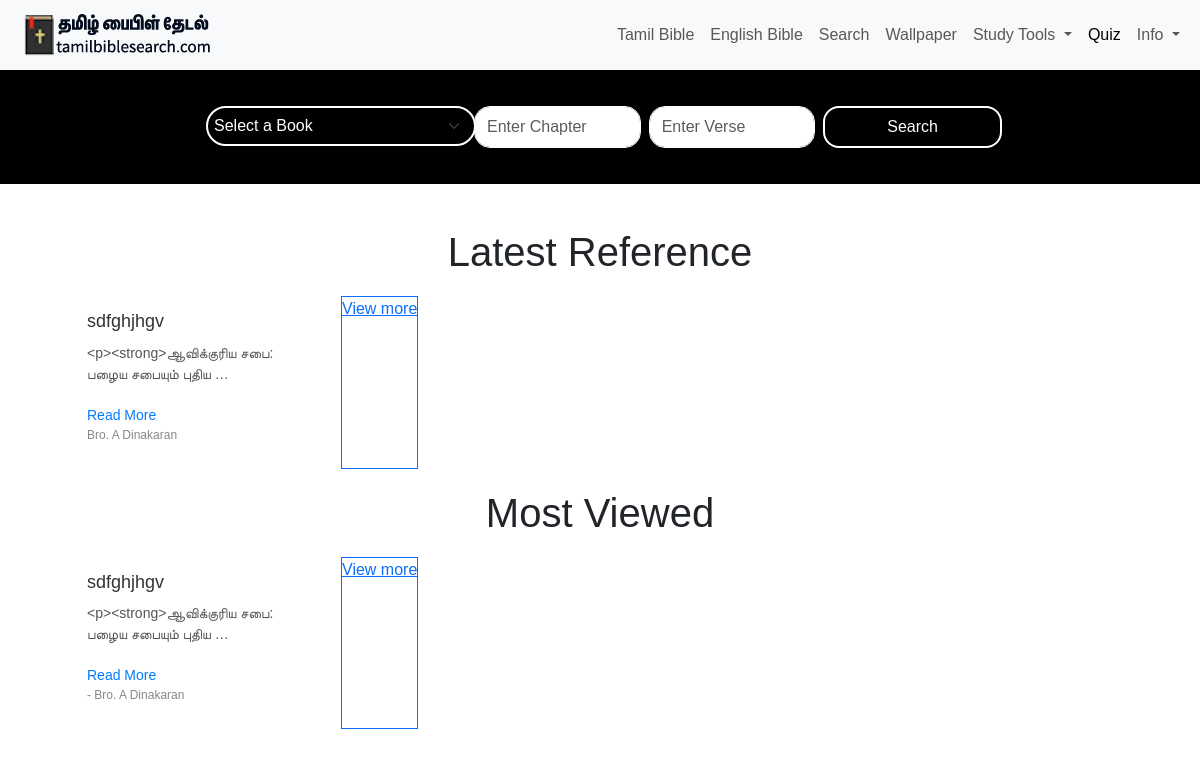
The page /bible-reference-tamil on the database its author committed.
### myapp/models.py (models this page shows, shortened)
class Bible_reference(models.Model):
    title = models.CharField(max_length=100)
    message = RichTextField(null=True)
    booknametamil=models.ForeignKey('BookNameTamil', on_delete=models.CASCADE)
    chapter = models.CharField(max_length=100)
    author = models.ForeignKey('Author', on_delete=models.CASCADE, related_name='references')
    url = models.CharField(max_length=100)
    view_count = models.IntegerField(default=0)  # Field to track view count

class Author(models.Model):
    add_author = models.CharField(max_length=100)

### myapp/views.py (the view)
# urls.py: path('bible-reference-tamil',views.bible_reference_tamil, name='bible-reference-tamil'),
def bible_reference_tamil(request):
    books = BibleDb.objects.values('tamilname').distinct()
    latest_referenes = Bible_reference.objects.all().order_by('-id')[:8]
    most_viewed_references = Bible_reference.objects.all().order_by('-view_count')[:8]
    context = {
        'books': books,
        'title': 'Tamil Bible Study',
        'latest_referenes': latest_referenes,  # Pass the latest 8 records to the template
        'most_viewed_references': most_viewed_references,  # Pass the most viewed records to the template
    }
    return render(request, 'bible_reference_tamil.html', context )

### myapp/templates/bible_reference_tamil.html (shortened to what this page needs)
{% extends 'base.html' %}
{% load static %}
{% block content %}
<!DOCTYPE html>
<html lang="en">
<head>
</head>
<body>
    <h1 style="text-align:center">Latest Reference</h1>
    <div class="container">
        <div class="grid">
            {% for reference in latest_referenes %}
            <div class="card">
                <h3>{{ reference.title }}</h3>
                <p> {{ reference.message|truncatewords:5 }} </p>
                <a href="{% url 'reference_detail' reference.url %}">Read More</a>
                <p class="author">{{ reference.author.add_author }}</p>
            </div>
            {% endfor %}
            <a style="display: inline-block; width: fit-content; border: 1px solid;" href="{% url 'all_reference' %}">View more</a>
        </div>
    </div>
    <h1 style="text-align:center">Most Viewed</h1>
<div class="container">
    <div class="grid">
        {% for reference in most_viewed_references %}
        <div class="card">
            <h3>{{ reference.title }}</h3>
            <p> {{ reference.message|truncatewords:5 }} </p>
            <a href="{% url 'reference_detail' reference.url %}">Read More</a>
            <p class="author">- {{ reference.author.add_author }}</p>
        </div>
        {% endfor %}
        <a style="display: inline-block; width: fit-content; border: 1px solid;" href="{% url 'all_reference' %}">View more</a>
    </div>
</div>
</body>
{% endblock %}

### myapp/templates/bible_reference_tamil.html (style rules this page uses)
body { font-family: Arial, sans-serif; margin: 0; padding: 0; }
.container { width: 90%; margin: 20px auto; }
.grid { display: grid; grid-template-columns: repeat(4, 1fr); gap: 20px; }
.card { padding: 15px; text-align: left; border: navajowhite; background-color: white; box-shadow: none; }
.card h3 { margin: 0 0 10px 0; font-size: 18px; color: #333; }
.card p { margin: 0 0 10px 0; font-size: 14px; color: #555; }
.card a { text-decoration: none; font-size: 14px; color: #007BFF; display: inline-block; margin-top: 10px; }
.card .author { font-size: 12px; color: #888; }

### rows shown on the page
Bible_reference: title "sdfghjhgv", message "<p><strong>ஆவிக்குரிய சபை: பழைய சபையும் புதிய …", author.add_author "Bro. A Dinakaran"
